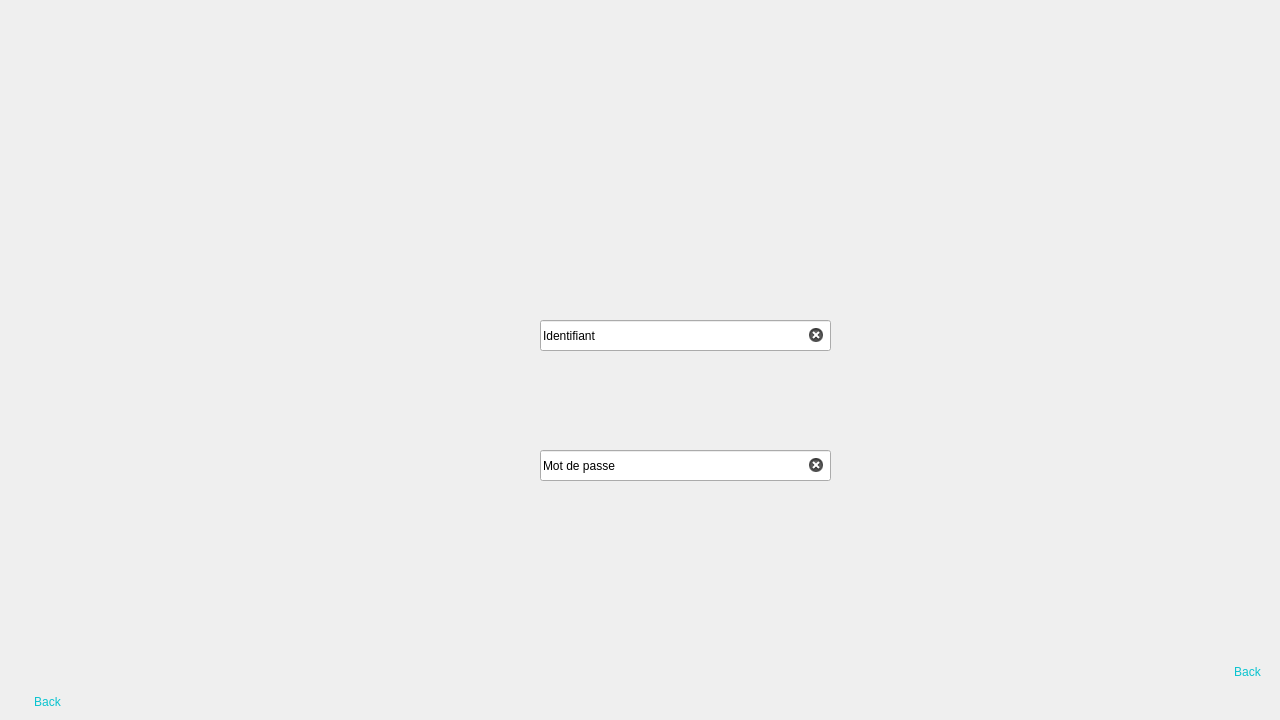
<?xml version="1.0" encoding="UTF-8"?>
<ui version="4.0">
 <class>loginMed</class>
 <widget class="QDialog" name="loginMed">
  <property name="geometry">
   <rect>
    <x>0</x>
    <y>0</y>
    <width>1280</width>
    <height>720</height>
   </rect>
  </property>
  <property name="minimumSize">
   <size>
    <width>1280</width>
    <height>720</height>
   </size>
  </property>
  <property name="maximumSize">
   <size>
    <width>1280</width>
    <height>720</height>
   </size>
  </property>
  <property name="baseSize">
   <size>
    <width>1280</width>
    <height>720</height>
   </size>
  </property>
  <property name="windowTitle">
   <string>MED++</string>
  </property>
  <widget class="QWidget" name="widget" native="true">
   <property name="geometry">
    <rect>
     <x>0</x>
     <y>0</y>
     <width>1281</width>
     <height>721</height>
    </rect>
   </property>
   <property name="styleSheet">
    <string notr="true">QWidget#widget
{
	background-image: url(:/LoginMed.png);
}</string>
   </property>
   <widget class="QLineEdit" name="mdp">
    <property name="geometry">
     <rect>
      <x>540</x>
      <y>450</y>
      <width>291</width>
      <height>31</height>
     </rect>
    </property>
    <property name="text">
     <string>Mot de passe</string>
    </property>
    <property name="clearButtonEnabled">
     <bool>true</bool>
    </property>
   </widget>
   <widget class="QLineEdit" name="id">
    <property name="geometry">
     <rect>
      <x>540</x>
      <y>320</y>
      <width>291</width>
      <height>31</height>
     </rect>
    </property>
    <property name="text">
     <string>Identifiant</string>
    </property>
    <property name="clearButtonEnabled">
     <bool>true</bool>
    </property>
   </widget>
   <widget class="QWidget" name="widget_2" native="true">
    <property name="geometry">
     <rect>
      <x>610</x>
      <y>560</y>
      <width>81</width>
      <height>71</height>
     </rect>
    </property>
    <widget class="QPushButton" name="pushButton">
     <property name="geometry">
      <rect>
       <x>0</x>
       <y>2</y>
       <width>81</width>
       <height>71</height>
      </rect>
     </property>
     <property name="styleSheet">
      <string notr="true">QPushButton{
border-style:solid;

background-color:#AARRGGBB ;
color:#fff;
border-radius:7px;
}</string>
     </property>
     <property name="text">
      <string/>
     </property>
    </widget>
   </widget>
   <widget class="QPushButton" name="pushButton_2">
    <property name="geometry">
     <rect>
      <x>1210</x>
      <y>660</y>
      <width>75</width>
      <height>23</height>
     </rect>
    </property>
    <property name="styleSheet">
     <string notr="true">QPushButton{
border-style:solid;

background-color:#AARRGGBB ;
color:#0AC3CF;
border-radius:7px;
}</string>
    </property>
    <property name="text">
     <string>Back</string>
    </property>
   </widget>
   <widget class="QPushButton" name="pushButton_3">
    <property name="geometry">
     <rect>
      <x>10</x>
      <y>690</y>
      <width>75</width>
      <height>23</height>
     </rect>
    </property>
    <property name="styleSheet">
     <string notr="true">QPushButton{
border-style:solid;

background-color:#AARRGGBB ;
color:#0AC3CF;
border-radius:7px;
}</string>
    </property>
    <property name="text">
     <string>Back</string>
    </property>
   </widget>
  </widget>
 </widget>
 <resources/>
 <connections/>
</ui>
